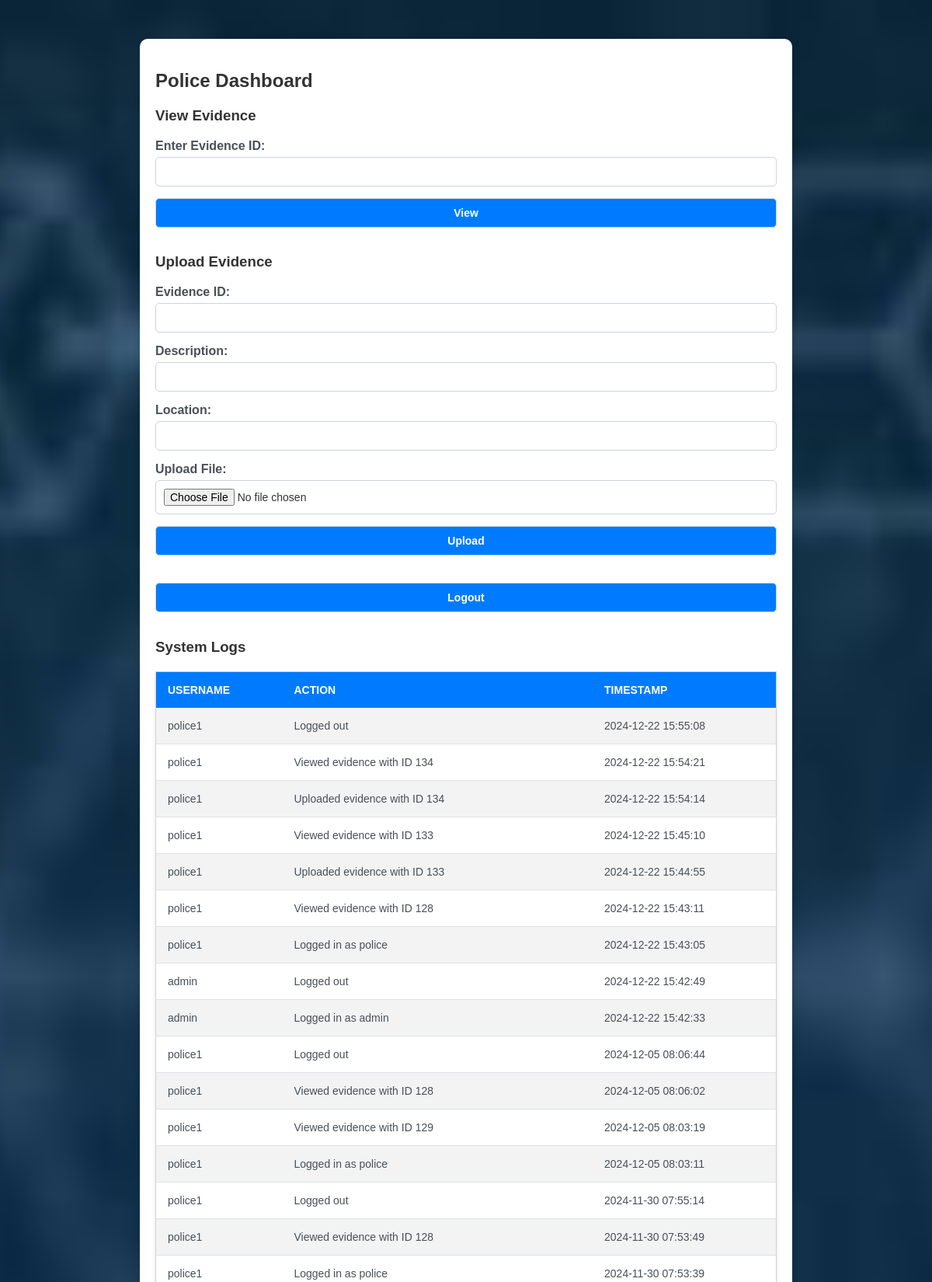
/police_dashboard (signed in, upper part), run on the app's committed database.
### tables this page shows
CREATE TABLE logs (
    id INTEGER PRIMARY KEY AUTOINCREMENT,
    username TEXT,
    action TEXT,
    timestamp DATETIME DEFAULT CURRENT_TIMESTAMP
);

### Flask/app.py (the view)
@app.route('/police_dashboard')
def police_dashboard():
    if session.get('role') == 'police':
        logs = fetch_all_logs()
        return render_template('police_dashboard.html', logs=logs)
    return redirect(url_for('login'))

### Flask/app.py (called while the page is built)
def fetch_all_logs():
    cursor.execute("SELECT * FROM logs ORDER BY timestamp DESC")
    return cursor.fetchall()

### Flask/templates/police_dashboard.html (shortened to what this page needs)
<!DOCTYPE html>
<html lang="en">
<head>
    <link rel="stylesheet" href="static/style.css">
</head>
<body>
    <div class="container">
        <h2>Police Dashboard</h2>
        <h3>View Evidence</h3>
        <form action="/verify_evidence" method="POST">
            <label for="evID">Enter Evidence ID:</label>
            <input type="number" id="evID" name="evID" required>
            <button type="submit">View</button>
        </form>
        <h3>Upload Evidence</h3>
        <form action="/upload_evidence" method="POST" enctype="multipart/form-data">
            <label for="evID">Evidence ID:</label>
            <input type="number" id="evID" name="evID" required>
            <label for="evOwner">Description:</label>
            <input type="text" id="evOwner" name="evOwner" required>
            <label for="evLocation">Location:</label>
            <input type="text" id="evLocation" name="evLocation" required>
            <label for="evFile">Upload File:</label>
            <input type="file" id="evFile" name="evFile" required>
            <button type="submit">Upload</button>
        </form>
        <button class="logout-btn" onclick="/logout">Logout</button>
        <h3>System Logs</h3>
        <table>
            <tr>
                <th>Username</th>
                <th>Action</th>
                <th>Timestamp</th>
            </tr>
            {% for log in logs %}
            <tr>
                <td>{{ log[1] }}</td>
                <td>{{ log[2] }}</td>
                <td>{{ log[3] }}</td>
            </tr>
            {% endfor %}
        </table>
    </div>
</body>
</html>

### Flask/static/style.css (style rules this page uses)
body { font-family: Arial, sans-serif; margin: 0; padding: 0; background: url("images/WhatsApp Image 2024-11-30 at 09.14.23_77109b72.jpg") no-repeat center center fixed; background-size: cover; color: #333; }
.container { width: 100%; max-width: 70%; margin: 50px auto; padding: 20px; background-color: white; border-radius: 10px; box-shadow: 0 0 10px rgba(0, 0, 0, 0.1); box-sizing: border-box; }
.container input, .container select, .container button, .container table { width: 100%; max-width: 100%; padding: 10px; font-size: 14px; border-radius: 5px; border: 1px solid #ced4da; margin-bottom: 15px; box-sizing: border-box; }
.container button { background-color: #007bff; color: white; font-weight: bold; cursor: pointer; }
.container label { display: block; margin-bottom: 5px; color: #495057; font-weight: bold; }
.container table { width: 100%; border-collapse: collapse; margin: 20px 0; box-shadow: 0 2px 5px rgba(0, 0, 0, 0.1); }
.container table th, .container table td { text-align: left; padding: 15px; font-size: 14px; }
.container table th { background-color: #007bff; color: white; text-transform: uppercase; font-weight: bold; border: none; }
.container table td { background-color: rgba(255, 255, 255, 0.8); color: #495057; border-bottom: 1px solid #dee2e6; }
.container table tr:nth-child(even) td { background-color: rgba(240, 240, 240, 0.8); }
.logout-btn { display: inline-block; margin: 20px 0; padding: 10px 15px; font-size: 14px; font-weight: bold; color: white; background-color: #d9534f; border: none; border-radius: 5px; cursor: pointer; text-align: center; text-decoration: none; transition: background-color 0.3s ease; }

### data on the page
logs: username "police1", action "Logged out", timestamp "2024-12-22 15:55:08"
logs: username "police1", action "Viewed evidence with ID 134", timestamp "2024-12-22 15:54:21"
logs: username "police1", action "Uploaded evidence with ID 134", timestamp "2024-12-22 15:54:14"
logs: username "police1", action "Viewed evidence with ID 133", timestamp "2024-12-22 15:45:10"
logs: username "police1", action "Uploaded evidence with ID 133", timestamp "2024-12-22 15:44:55"
logs: username "police1", action "Viewed evidence with ID 128", timestamp "2024-12-22 15:43:11"
logs: username "police1", action "Logged in as police", timestamp "2024-12-22 15:43:05"
logs: username "admin", action "Logged out", timestamp "2024-12-22 15:42:49"
logs: username "admin", action "Logged in as admin", timestamp "2024-12-22 15:42:33"
logs: username "police1", action "Logged out", timestamp "2024-12-05 08:06:44"
logs: username "police1", action "Viewed evidence with ID 128", timestamp "2024-12-05 08:06:02"
logs: username "police1", action "Viewed evidence with ID 129", timestamp "2024-12-05 08:03:19"
logs: username "police1", action "Logged in as police", timestamp "2024-12-05 08:03:11"
logs: username "police1", action "Logged out", timestamp "2024-11-30 07:55:14"
logs: username "police1", action "Viewed evidence with ID 128", timestamp "2024-11-30 07:53:49"
logs: username "police1", action "Logged in as police", timestamp "2024-11-30 07:53:39"
